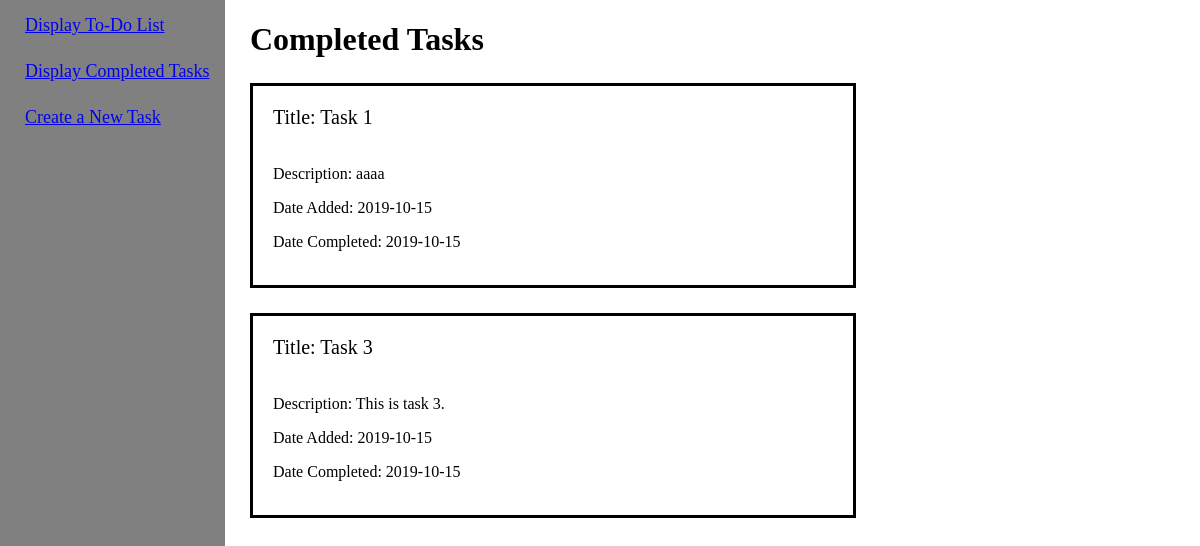
The page /completed on the database as committed earlier.
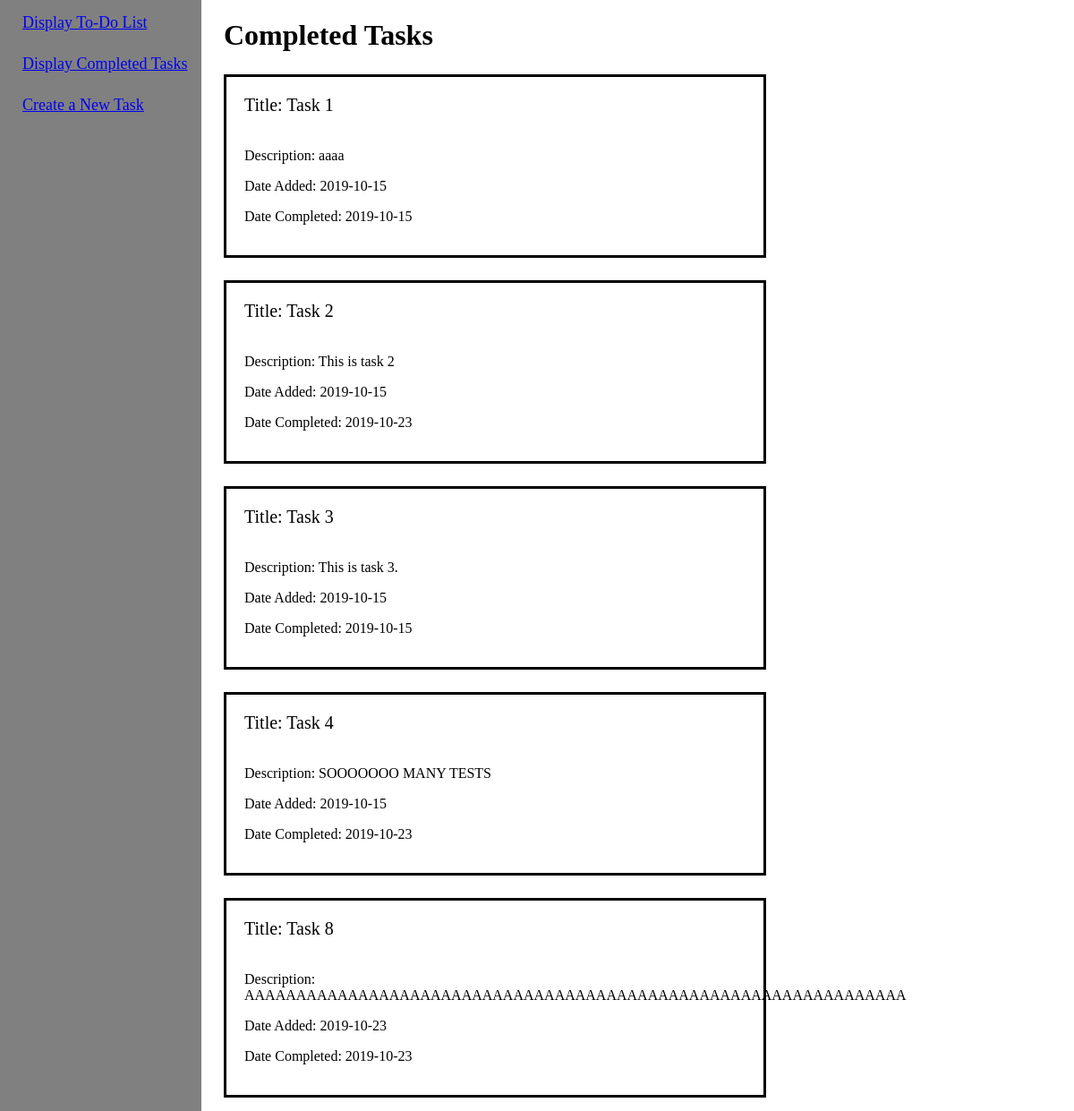
The same page on the database as committed later.
### app/models.py (models this page shows, shortened)
class Task(db.Model):
    id = db.Column(db.Integer, primary_key=True)
    title = db.Column(db.String(150), index=True, unique=True)
    description = db.Column(db.String(500), index=True, unique=True, nullable=True)
    date = db.Column(db.Date())
    completed = db.Column(db.Boolean)
    dateCompleted = db.Column(db.Date())

### app/views.py (the view)
@app.route('/completed')
def display_completed():
    tasks = models.Task.query.all()
    return render_template("view_completed.html",
                           title="Completed Tasks",
                           tasks=tasks)

### app/templates/view_completed.html
{% extends "base.html" %}
{% block content %}
  <h1>Completed Tasks</h1>
  {% for task in tasks %}
    {% if task.completed %}
      <div id="tasks">
        <p id="title">Title: {{ task.title }}</p>
        <p id="desc">Description: {{ task.description }}</p>
        <p id="date">Date Added: {{ task.date }}</p>
        <p id="date">Date Completed: {{ task.dateCompleted }}</p><br>
      </div>
    {% endif %}
  {% endfor %}
{% endblock %}

### app/templates/base.html (shortened to what this page needs)
<!DOCTYPE html>
<html>
  <head>
    <link rel="stylesheet" type="text/css" href="../static/style.css">
  </head>
  <body>
    <nav>
      <ul>
        <li><a href="/">Display To-Do List</a></li>
        <li><a href="/completed">Display Completed Tasks</a></li>
        <li><a href="/add_task">Create a New Task</a></li>
      </ul>
    </nav>
    {% block content %}{% endblock %}
  </body>
</html>

### app/static/style.css (style rules this page uses)
html { height: 100%; }
body { position: relative; min-height: 100%; margin: 0; padding: 0; }
nav { display: block; overflow: hidden; text-overflow: ellipsis; }
nav ul { list-style-type: none; width: 200px; position: absolute; height: 100%; margin: 0; padding-left: 25px; padding-top: 15px; background-color: grey; font-size: 18px; }
nav li { margin: 0 0 25px 0; }
div { margin-left: 250px; height: 100%; }
h1 { margin-left: 250px; }
#tasks { border-style: solid; margin-top: 25px; width: 50%; display: block; }
#title { font-size: 20px; margin-left: 20px; display: inline-block; }
#desc { font-size: 16px; margin-left: 20px; }
#date { font-size:16px; margin-left: 20px; }

Rows that differ between the two databases and show on the page:
now on this page (row edited): Task: title "Task 2", description "This is task 2", date "2019-10-15", dateCompleted "2019-10-23"
now on this page (row edited): Task: title "Task 4", description "SOOOOOOO MANY TESTS", date "2019-10-15", dateCompleted "2019-10-23"
added Task: title "Task 8", description "AAAAAAAAAAAAAAAAAAAAAAAAAAAAAAAAAAAAAAAAAAAAAAAAAAAAAAAAAAAAAAAA", date "2019-10-23", dateCompleted "2019-10-23"
